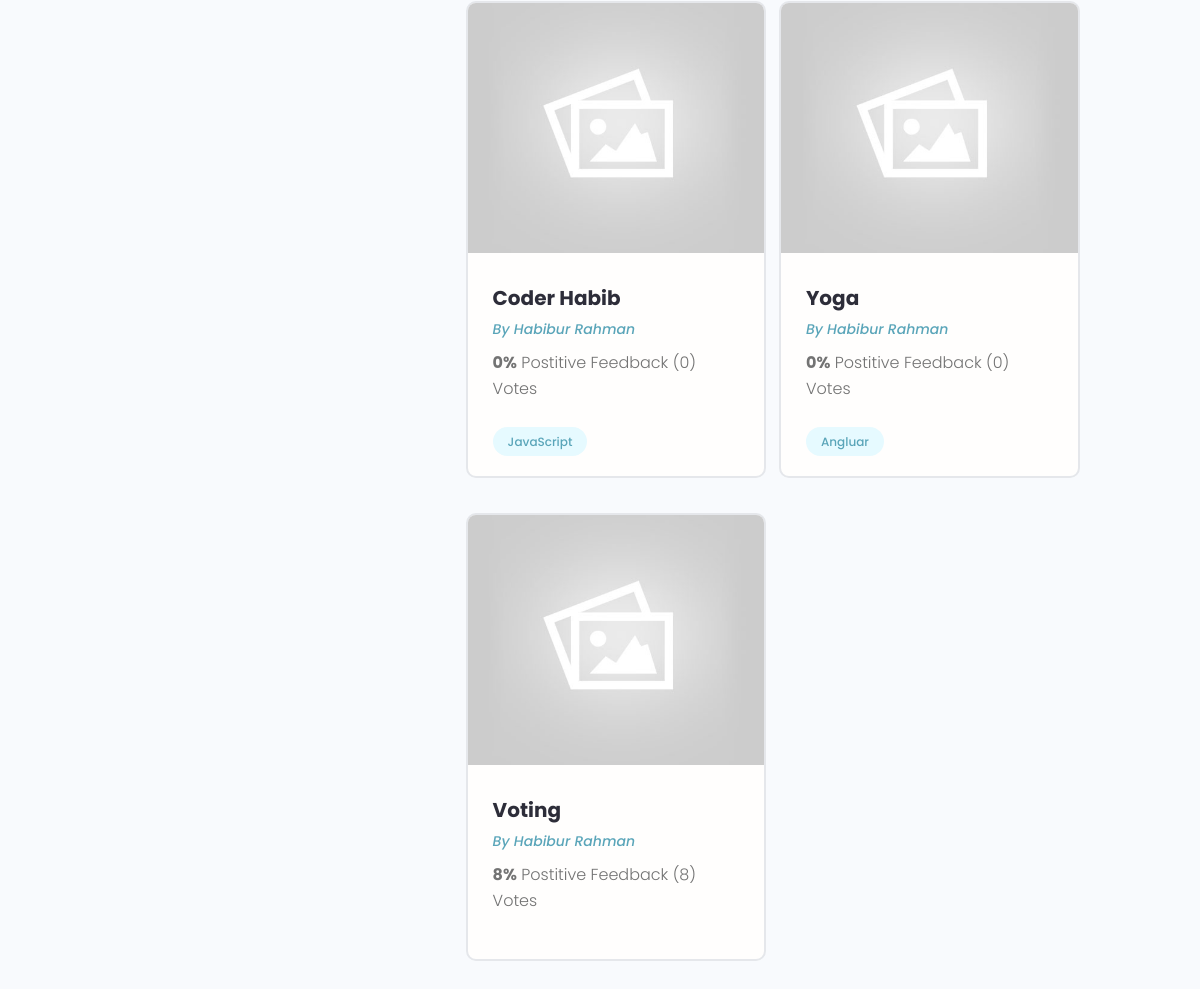
/profile/fa797bfb-c1fc-485c-90c1-994846bb4d0c/ (lower part), run on an earlier commit of the app's database.
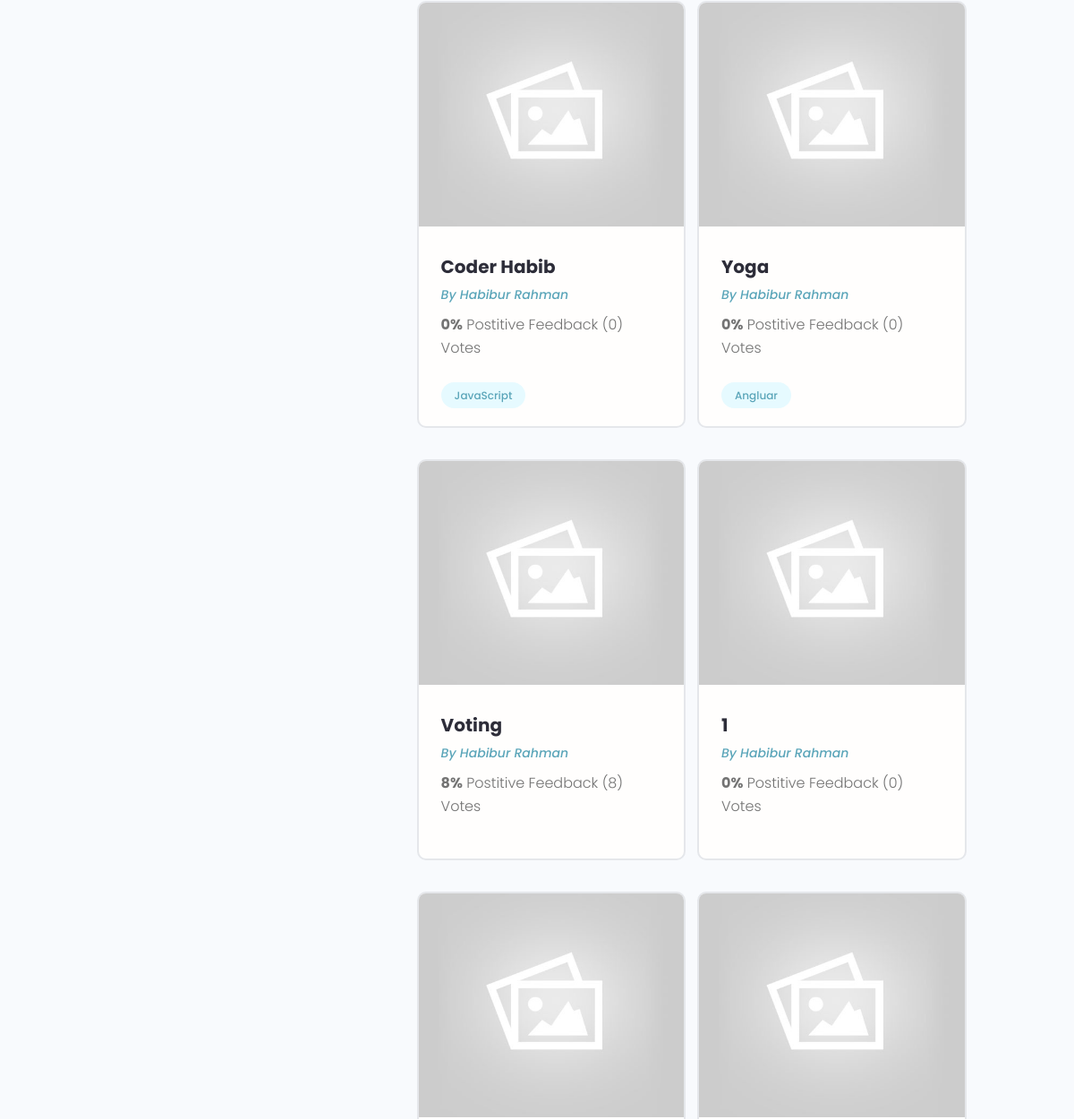
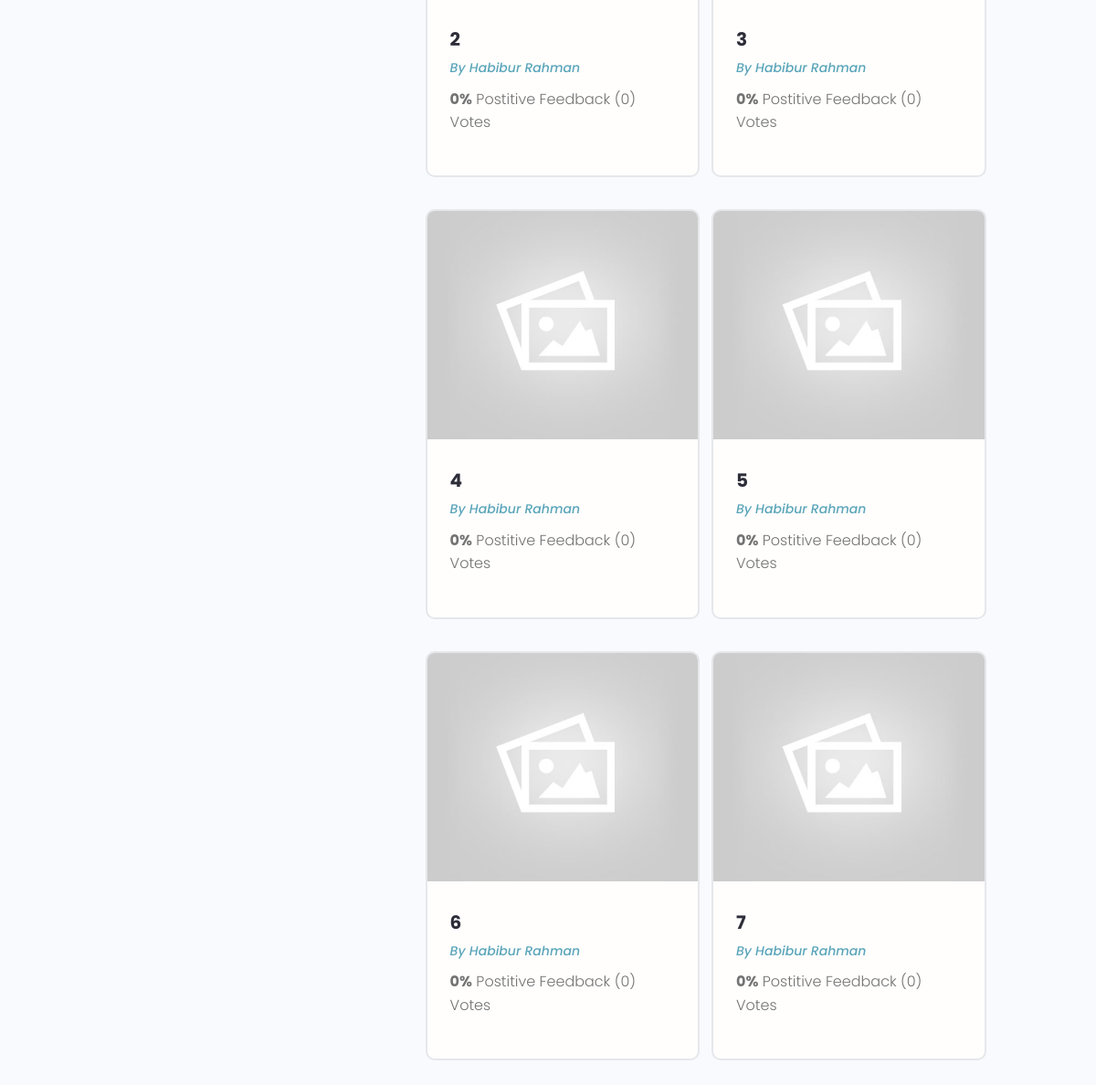
And on a later commit of the database (2 pictures, top to bottom).
### projects/models.py (models this page shows, shortened)
class Project(models.Model):
    owner = models.ForeignKey(Profile,null= True, on_delete=models.SET_NULL)
    title = models.CharField(max_length=200)
    description = models.TextField(null=True, blank=True)
    featured_image = models.ImageField(null=True, blank=True,default="default.jpg")
    demo_link = models.CharField(max_length=2000, null=True, blank=True)
    source_link = models.CharField(max_length=2000, null=True, blank=True)
    tags = models.ManyToManyField('Tag', blank=True)
    vote_total = models.IntegerField(default=0, null=True, blank=True)
    vote_ratio = models.IntegerField(default=0, null=True, blank=True)
    created = models.DateField(auto_now_add=True)
    id = models.UUIDField(default=uuid.uuid4, unique=True, primary_key=True, editable=False)
    class Meta:
        ordering = ['created']

class Tag(models.Model):
    name = models.CharField(max_length=200)
    created = models.DateField(auto_now_add=True)
    id = models.UUIDField(default=uuid.uuid4, unique=True, primary_key=True, editable=False)
    def __str__(self):
        return self.name

### users/models.py (models this page shows, shortened)
class Profile(models.Model):
    user = models.OneToOneField(User, on_delete=models.CASCADE, null=True, blank=True)
    name = models.CharField(max_length=200, blank=True, null=True)
    email = models.EmailField(max_length=500, blank=True, null=True)
    username = models.CharField(max_length=200, blank=True, null=True)
    location = models.CharField(max_length=200, blank=True, null=True)
    short_intro = models.CharField(max_length=200, blank=True, null=True)
    bio = models.TextField(blank=True, null=True)
    profile_image = models.ImageField(null=True, blank=True, upload_to='profiles/', default='profiles/user-default.png')
    social_github = models.CharField(max_length=200, blank=True, null=True)
    social_twitter = models.CharField(max_length=200, blank=True, null=True)
    social_linkedin = models.CharField(max_length=200, blank=True, null=True)
    social_youtube = models.CharField(max_length=200, blank=True, null=True)
    social_website = models.CharField(max_length=200, blank=True, null=True)
    created = models.DateField(auto_now_add=True)
    id = models.UUIDField(default=uuid.uuid4, unique=True, primary_key=True, editable=False)

### users/views.py (the view)
# urls.py: path('profile/<str:pk>/', views.userProfile, name='user-profiles'),
def userProfile(request, pk):
    profile = Profile.objects.get(id=pk)
    topSkills = profile.skill_set.exclude(description__exact="")
    otherSkills = profile.skill_set.filter(description="")
    context = {'profile': profile, 'topSkills': topSkills, 'otherSkills': otherSkills}
    return render(request, 'users/user-profile.html', context)

### users/templates/users/user-profile.html (shortened to what this page needs)
{% extends 'main.html' %}
{% block content %}
<main class="profile my-md">
    <div class="container">
      <div class="layout">
        <div class="column column--1of3">
        </div>
        <div class="column column--2of3">
          <div class="devInfo">
            <div class="grid grid--two">
              {% for project in profile.project_set.all %}
              <div class="column">
                <div class="card project">
                  <a href="{% url 'single-projects' project.id %}" class="project">
                    <img class="project__thumbnail" src="{{project.featured_image.url}}" alt="project thumbnail" />
                    <div class="card__body">
                      <h3 class="project__title">{{project.title}}</h3>
                      <p><a class="project__author" href="{% url 'user-profiles' project.owner.id %}">By {{project.owner.name}}</a></p>
                      <p class="project--rating">
                        <span style="font-weight: bold;">{{project.vote_ratio}}%</span> Postitive
                        Feedback ({{project.vote_total}}) Vote{{project.vote_total|pluralize:"s"}}
                      </p>
                      <div class="project__tags">
                        {% for tag in project.tags.all %}
                        <span class="tag tag--pill tag--main">
                          <small>{{tag}}</small>
                        </span>
                        {% endfor %}
                      </div>
                    </div>
                  </a>
                </div>
              </div>
              {% endfor %}
            </div>
          </div>
        </div>
      </div>
    </div>
  </main>
{% endblock %}

### templates/main.html (shortened to what this page needs)
<!DOCTYPE html>
{% load static %}
<html lang="en">
    <head>
        <link rel="stylesheet" href="https://cdn.iconmonstr.com/1.3.0/css/iconmonstr-iconic-font.min.css" />
        <link rel="stylesheet" href="{% static 'uikit/styles/uikit.css'%}" />
        <link rel="stylesheet" href="{% static 'styles/app.css' %}" />
    </head>
<body>
    {% block content %}
    {% endblock content %}
</body>
</html>

### templates/navbar.html (shortened to what this page needs)
{% load static %}

### static/styles/app.css (style rules this page uses)
:root { --color-sub: #2d2d39; }
.card { border: 2px solid var(--color-light); }
img { width: 100%; }
.devInfo { margin-bottom: 3rem; }
.project__author { font-size: 1.4rem; font-style: italic; }
.project--rating { margin-bottom: 1.6em; margin-top: .5em; }
.project__thumbnail { height: 25rem; object-fit: cover; object-position: top center; }
.project__title { font-size: 2rem; font-weight: 700; color: var(--color-sub); }

### static/uikit/styles/modules/_variables.css (style rules this page uses)
:root { --color-main: #5aa5b9; --color-main-light: #e6faff; --color-sub: #3f4156; --color-sub-light: #51546e; --color-sub-lighter: #ededfd; --color-text: #737373; --color-gray: #8b8b8b; --color-light: #e5e7eb; --color-light-gray: #767676; --color-bg: #f8fafd; --color-white: #fffefd; --color-white-light: #f3f3f3; --color-success: #359e64; --color-success-bg: #def8e8; --color-error: #fc4b0b; --color-error-bg: #fff2ee; --font-base: 'Poppins', arial, helvetica, 'Segoe UI', roboto, ubuntu, sans-serif; --font-monospace: 'Fira Code', 'Courier New', courier, monospace; --font-regular: 300; --font-medium: 500; --font-bold: 700; --generic-shadow: 1px 1px 5px #00000010; --generic-transition: all 0.3s ease-in-out; }

### static/uikit/styles/modules/_base.css (style rules this page uses)
* { margin: 0; padding: 0; box-sizing: border-box; text-rendering: optimizeLegibility; color: inherit; font-size: inherit; }
html { font-size: 50%; }
@media only screen and (min-width: 480px) { html { font-size: 56.25%; } }
@media only screen and (min-width: 1200px) { html { font-size: 62.5%; } }
body { line-height: 1.6; font-weight: 400; font-size: 1.5rem; color: var(--color-text); background-color: var(--color-bg); min-height: 100vh; }

### static/uikit/styles/modules/_typography.css (style rules this page uses)
* { font-family: var(--font-base); }
h3 { font-size: 3.2rem; font-weight: var(--font-medium); }
p, span, strong { font-size: 1.6rem; color: var(--color-text); font-weight: var(--font-regular); }
a { padding-bottom: 2px; text-decoration: none; display: inline-block; color: var(--color-main); font-weight: var(--font-medium); }

### static/uikit/styles/modules/_utilities.css (style rules this page uses)
.container { width: 92%; max-width: 165rem; margin: 0 auto; box-sizing: border-box; }
@media screen and (min-width: 1000px) { .container { width: 90%; } }
@media screen and (min-width: 1200px) { .container { width: 80%; } }
.my-md { margin: 3rem auto; }

### static/uikit/styles/modules/_card.css (style rules this page uses)
.card { border-radius: 1rem; background-color: var(--color-white); border: 1.5px solid var(--color-light); width: auto; height: auto; margin-top: 0.5rem; margin-bottom: 0.5rem; overflow: hidden; }
.card__body, .card__header { padding: 2rem 2.5rem; }

### static/uikit/styles/modules/_tag.css (style rules this page uses)
.tag { display: inline-flex; align-items: center; background-color: var(--color-sub); height: -webkit-fit-content; height: -moz-fit-content; height: fit-content; width: -webkit-fit-content; width: -moz-fit-content; width: fit-content; border-radius: 0.5rem; padding: 0.5rem 1.5rem; font-size: 1.2rem; cursor: pointer; }
.tag > small { color: var(--color-white); }
.tag--pill { border-radius: 5rem; }
.tag--main, .tag--main > small { background: var(--color-main-light); color: var(--color-main); font-weight: 500; }

### static/uikit/styles/modules/_grid.css (style rules this page uses)
.grid { display: flex; flex-wrap: wrap; justify-content: flex-start; align-items: stretch; }
.grid > .column { min-width: 28rem; margin-bottom: 2.5rem; }
.grid--two > .column { flex-basis: 100%; }
@media screen and (min-width: 800px) { .grid--two { margin-right: -2%; } }
@media screen and (min-width: 800px) { .grid--two > .column { margin-right: 2%; } }
@media screen and (min-width: 800px) { .grid--two > .column { flex-basis: 48%; } }

### static/uikit/styles/modules/_layout.css (style rules this page uses)
.layout { display: flex; flex-flow: row wrap; justify-content: space-between; }
.layout > .column { margin-bottom: 3rem; }
.layout > .column.column--1of3 { flex-basis: 30%; }
.layout > .column.column--2of3 { flex-basis: 64%; }

What changed in the data, as far as the page shows it:
added Project: featured_image (placeholder picture), title "1", owner.name "Habibur Rahman", vote_ratio "0", vote_total "0"
added Project: featured_image (placeholder picture), title "2", owner.name "Habibur Rahman", vote_ratio "0", vote_total "0"
added Project: featured_image (placeholder picture), title "3", owner.name "Habibur Rahman", vote_ratio "0", vote_total "0"
added Project: featured_image (placeholder picture), title "4", owner.name "Habibur Rahman", vote_ratio "0", vote_total "0"
added Project: featured_image (placeholder picture), title "5", owner.name "Habibur Rahman", vote_ratio "0", vote_total "0"
added Project: featured_image (placeholder picture), title "6", owner.name "Habibur Rahman", vote_ratio "0", vote_total "0"
added Project: featured_image (placeholder picture), title "7", owner.name "Habibur Rahman", vote_ratio "0", vote_total "0"
